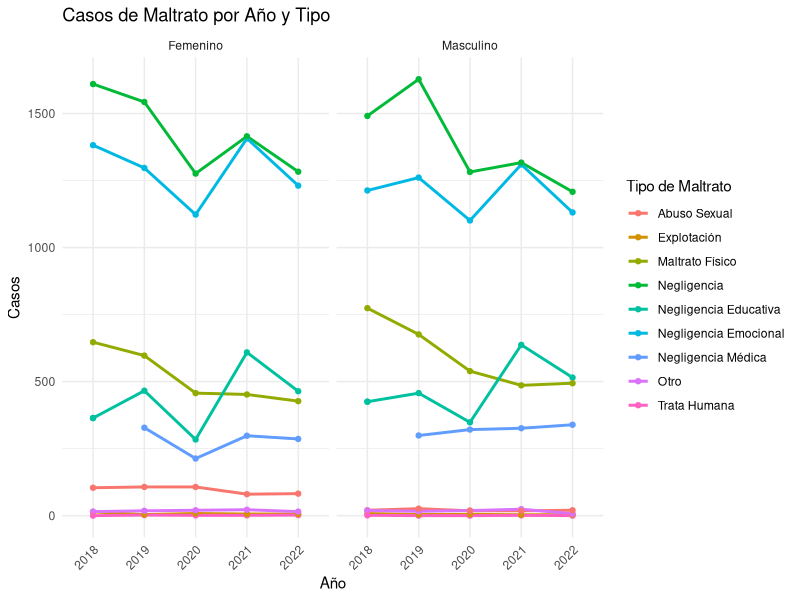
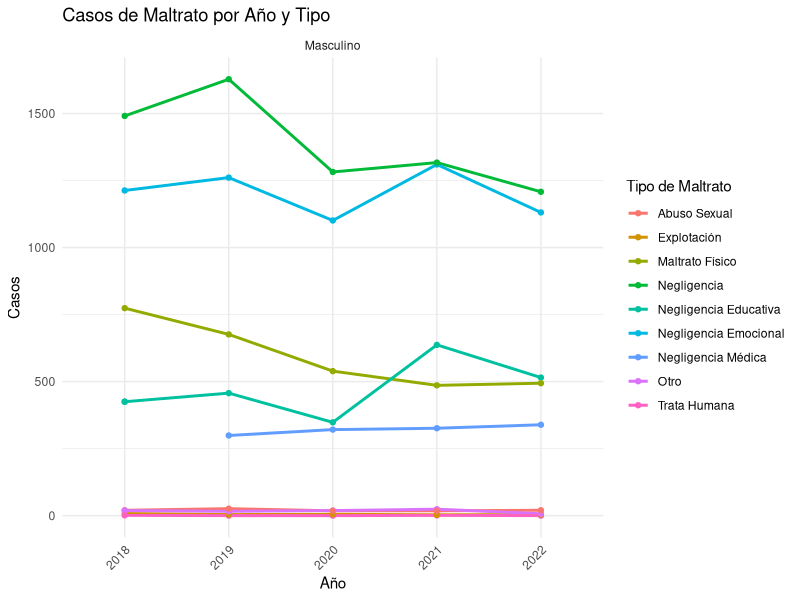
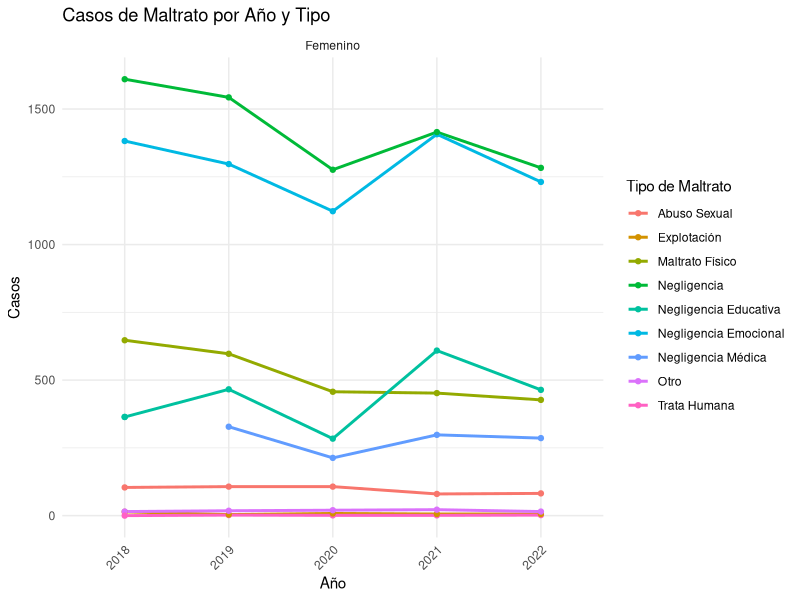
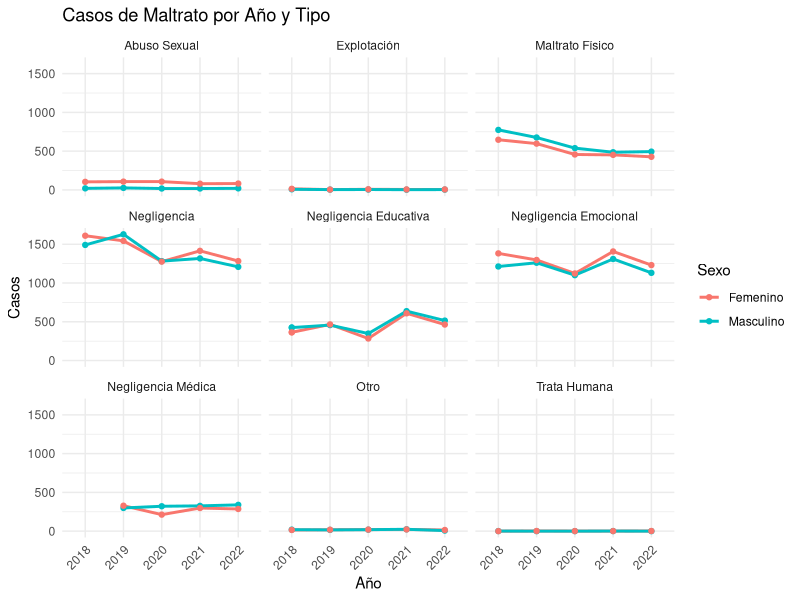

Source code (R) for these figures, in order:
## ---- chunk 1
knitr::opts_chunk$set(echo = TRUE)
## ---- chunk 2
library(tidyverse)
library(readxl)
setwd("~/Estadisticas-Sobre-Violencia-de-Genero-en-Puerto-Rico/data/Departamento_de_Familia/")
## ---- chunk 3
# importando datos del 2018
dfMalt2018 <- read_excel("data/Departamento_de_Familia/dfMalt2018.xlsx") %>%
  rename(
    Masculino = `Cantidad Masculino`,
    Femenino = `Cantidad Femenino`
    ) %>%
  pivot_longer(
    !`Tipo de Maltrato`,
    names_to = "Sexo",
    values_to = "Casos"
  ) %>%
  mutate(Año = "2018")

# importando datos del 2019
dfMalt2019 <- read_excel("data/Departamento_de_Familia/dfMalt2019.xlsx") %>%
  rename(
    Masculino = `Cantidad Masculino`,
    Femenino = `Cantidad Femenino`
    ) %>%
  pivot_longer(
    !`Tipo de Maltrato`,
    names_to = "Sexo",
    values_to = "Casos"
  ) %>%
  mutate(Año = "2019")

# importando datos del 2020
dfMalt2020 <- read_excel("data/Departamento_de_Familia/dfMalt2020.xlsx") %>%
  rename(
    Masculino = `Cantidad Masculino`,
    Femenino = `Cantidad Femenino`
    ) %>%
  pivot_longer(
    !`Tipo de Maltrato`,
    names_to = "Sexo",
    values_to = "Casos"
  ) %>%
  mutate(Año = "2020")

# importando datos del 2021
dfMalt2021 <- read_excel("data/Departamento_de_Familia/dfMalt2021.xlsx") %>%
  rename(
    Masculino = `Cantidad Masculino`,
    Femenino = `Cantidad Femenino`
    ) %>%
  pivot_longer(
    !`Tipo de Maltrato`,
    names_to = "Sexo",
    values_to = "Casos"
  ) %>%
  mutate(Año = "2021")

# importando datos del 2022
dfMalt2022 <- read_excel("data/Departamento_de_Familia/dfMalt2022.xlsx") %>%
  rename(
    Masculino = `Cantidad Masculino`,
    Femenino = `Cantidad Femenino`
    ) %>%
  pivot_longer(
    !`Tipo de Maltrato`,
    names_to = "Sexo",
    values_to = "Casos"
  ) %>%
  mutate(Año = "2022")

dfMalt_long <- dfMalt2018 %>%
               full_join(dfMalt2019) %>%
               full_join(dfMalt2020) %>%
               full_join(dfMalt2021) %>%
               full_join(dfMalt2022) %>%
               mutate(
                 Año = factor(Año),
                 Sexo = factor(Sexo),
                 `Tipo de Maltrato` = factor(`Tipo de Maltrato`)
                 )
dfMalt_long
## ---- chunk 4
ggplot(dfMalt_long, aes(x = Año, y = Casos, color = `Tipo de Maltrato`, group = `Tipo de Maltrato`)) +
  geom_line(size = 1) +
  geom_point() +
  labs(title = "Casos de Maltrato por Año y Tipo", x = "Año", y = "Casos") +
  theme_minimal() +
  facet_wrap(~Sexo , scales = "fixed") +
  theme(axis.text.x = element_text(angle = 45, hjust = 1))

ggplot(subset(dfMalt_long, Sexo == "Masculino"), aes(x = Año, y = Casos, color = `Tipo de Maltrato`, group = `Tipo de Maltrato`)) +
  geom_line(size = 1) +
  geom_point() +
  labs(title = "Casos de Maltrato por Año y Tipo", x = "Año", y = "Casos") +
  theme_minimal() +
  facet_wrap(~Sexo , scales = "fixed") +
  theme(axis.text.x = element_text(angle = 45, hjust = 1))

ggplot(subset(dfMalt_long, Sexo == "Femenino"), aes(x = Año, y = Casos, color = `Tipo de Maltrato`, group = `Tipo de Maltrato`)) +
  geom_line(size = 1) +
  geom_point() +
  labs(title = "Casos de Maltrato por Año y Tipo", x = "Año", y = "Casos") +
  theme_minimal() +
  facet_wrap(~Sexo , scales = "fixed") +
  theme(axis.text.x = element_text(angle = 45, hjust = 1))
## ---- chunk 5
ggplot(dfMalt_long, aes(x = Año, y = Casos, color = Sexo, group = Sexo)) +
  geom_line(size = 1) +
  geom_point() +
  labs(title = "Casos de Maltrato por Año y Tipo", x = "Año", y = "Casos") +
  theme_minimal() +
  facet_wrap(~`Tipo de Maltrato`, scales = "fixed") +
  theme(axis.text.x = element_text(angle = 45, hjust = 1))
